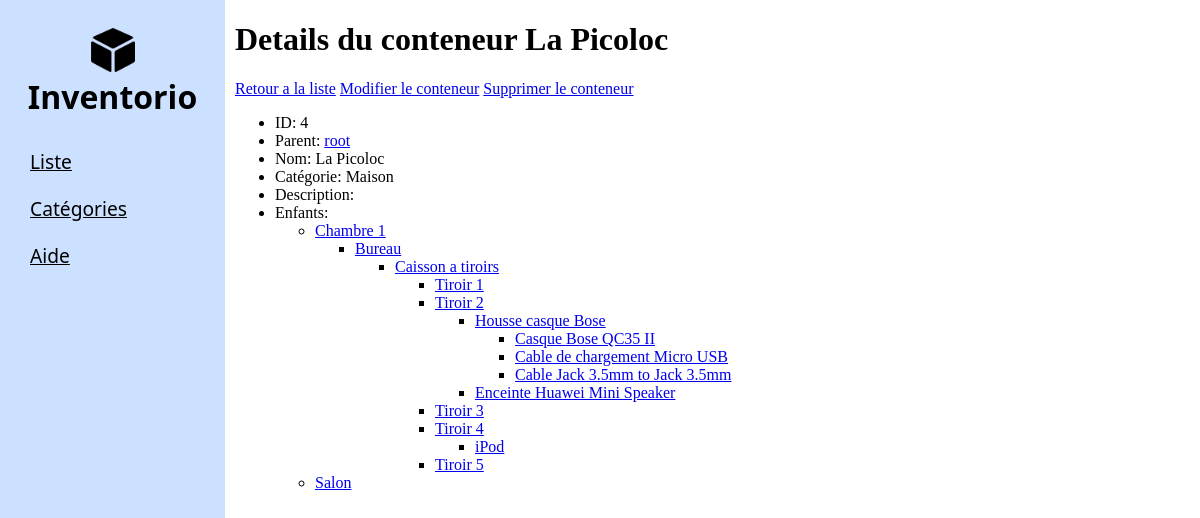
The page /liste/4/ on the database its author committed.
### inventaire/models.py (models this page shows, shortened)
class Conteneur(models.Model):
    name = models.fields.CharField(max_length=100)
    categorie = models.ForeignKey('Categorie',
                                  null=True,
                                  blank=True,
                                  default=None,
                                  on_delete=models.SET_DEFAULT,
                                  related_name='conteneur')
    parent = models.ForeignKey('self',
                               null=True,
                               blank=True,
                               default=None,
                               on_delete=models.SET_DEFAULT,
                               related_name='child')
    def get_first_child(self):
        return self.child.first()
    def get_child(self):
        return self.child.all()
    def __str__(self):
        return f'{self.name}'

class Categorie(models.Model):
    name = models.fields.CharField(max_length=100)
    description = models.CharField(max_length=300,
                                   null=True,
                                   blank=True)
    def __str__(self):
        return f'{self.name}'

### inventaire/views.py (the view)
# urls.py: path('liste/<int:id>/', views.conteneur_detail, name='conteneur-detail'),
def conteneur_detail(request, id):
    conteneur = Conteneur.objects.get(id=id)
    start_tree_child = conteneur.get_first_child()
    return render(request,
                  'liste/conteneur_detail.html',
                  {'conteneur': conteneur,
                   'root': conteneur,
                   'include_root': False})

### inventaire/templates/liste/conteneur_detail.html
{% extends 'liste/liste.html' %}
{% block content %}
    <h1>Details du conteneur {{ conteneur.name }}</h1>
    <a href="{% url 'liste-tree' %}">Retour a la liste</a>
    <a href="{% url 'conteneur-update' conteneur.id %}">Modifier le conteneur</a>
    <a href="{% url 'conteneur-delete' conteneur.id %}">Supprimer le conteneur</a>
    <ul>
        <li>ID: {{ conteneur.id }}</li>
        {% if conteneur.parent %}
            <li>Parent: <a href="{% url 'conteneur-detail' conteneur.parent.id %}"> {{ conteneur.parent }}</a></li>
        {% else %}
            <li>Root</li>
        {% endif %}
        <li>Nom: {{ conteneur.name }}</li>
        <li>Catégorie: {{ conteneur.categorie }}</li>
        <li>Description: {{ conteneur.description }}</li>
        <li>Enfants: </li>
        {% if conteneur.get_child %}
            {% include 'liste/tree_view/start_tree_view.html' %}
        {% endif %}
    </ul>
{% endblock %}

### inventaire/templates/liste/tree_view/tree_view.html
<li>
    <a href="{% url 'conteneur-detail' root.id %}">{{ root.name }}</a>
    {% if root.get_child %}
        <ul>
            {% for child in root.get_child %}
                {% with root=child template_name='liste/tree_view/tree_view.html' %}
                    {% include template_name %}
                {% endwith %}
            {% endfor %}
        </ul>
    {% endif %}
</li>

### inventaire/static/inventaire/styles.css (style rules this page uses)
body { margin: 0px; padding: 0px; background-color: white; display: flex; }

### rows shown on the page
Conteneur: name "La Picoloc", id "4", parent "root", categorie "Maison"
Conteneur: name "Chambre 1"
Conteneur: name "Bureau"
Conteneur: name "Caisson a tiroirs"
Conteneur: name "Tiroir 1"
Conteneur: name "Tiroir 2"
Conteneur: name "Housse casque Bose"
Conteneur: name "Casque Bose QC35 II"
Conteneur: name "Cable de chargement Micro USB"
Conteneur: name "Cable Jack 3.5mm to Jack 3.5mm"
Conteneur: name "Enceinte Huawei Mini Speaker"
Conteneur: name "Tiroir 3"
Conteneur: name "Tiroir 4"
Conteneur: name "iPod"
Conteneur: name "Tiroir 5"
Conteneur: name "Salon"
